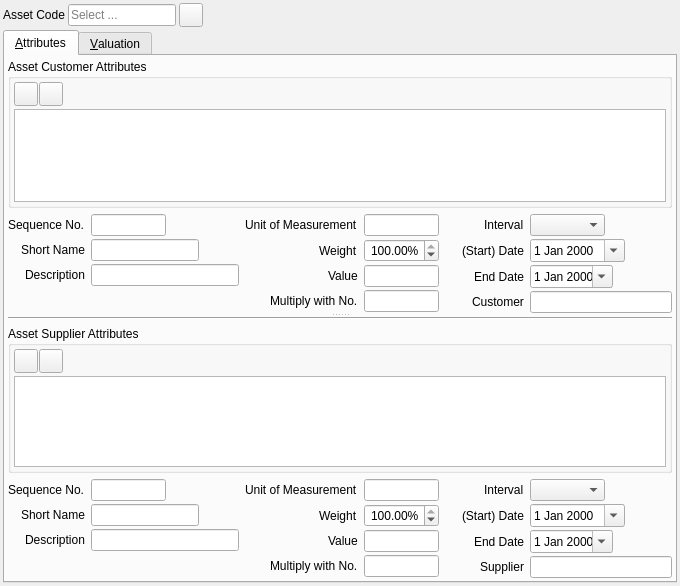
<?xml version="1.0" encoding="UTF-8"?>
<ui version="4.0">
 <class>ACC_AssetValuationWidget</class>
 <widget class="QWidget" name="ACC_AssetValuationWidget">
  <property name="geometry">
   <rect>
    <x>0</x>
    <y>0</y>
    <width>680</width>
    <height>586</height>
   </rect>
  </property>
  <property name="sizePolicy">
   <sizepolicy hsizetype="Preferred" vsizetype="Preferred">
    <horstretch>0</horstretch>
    <verstretch>0</verstretch>
   </sizepolicy>
  </property>
  <property name="minimumSize">
   <size>
    <width>680</width>
    <height>0</height>
   </size>
  </property>
  <property name="windowTitle">
   <string>Form</string>
  </property>
  <layout class="QGridLayout" name="gridLayout_5">
   <property name="leftMargin">
    <number>3</number>
   </property>
   <property name="topMargin">
    <number>3</number>
   </property>
   <property name="rightMargin">
    <number>3</number>
   </property>
   <property name="bottomMargin">
    <number>3</number>
   </property>
   <property name="spacing">
    <number>3</number>
   </property>
   <item row="0" column="0">
    <layout class="QHBoxLayout" name="horizontalLayout_14">
     <item>
      <widget class="QLabel" name="label">
       <property name="text">
        <string>Asset Code</string>
       </property>
      </widget>
     </item>
     <item>
      <widget class="QLineEdit" name="leAssetCode">
       <property name="sizePolicy">
        <sizepolicy hsizetype="Preferred" vsizetype="Fixed">
         <horstretch>0</horstretch>
         <verstretch>0</verstretch>
        </sizepolicy>
       </property>
       <property name="placeholderText">
        <string>Select ...</string>
       </property>
      </widget>
     </item>
     <item>
      <widget class="QToolButton" name="pbSave">
       <property name="minimumSize">
        <size>
         <width>24</width>
         <height>24</height>
        </size>
       </property>
       <property name="maximumSize">
        <size>
         <width>24</width>
         <height>24</height>
        </size>
       </property>
       <property name="toolTip">
        <string>Save to database</string>
       </property>
       <property name="text">
        <string/>
       </property>
       <property name="icon">
        <iconset resource="../../../db/src/gui/db.qrc">
         <normaloff>:/images/icons/database_save.png</normaloff>:/images/icons/database_save.png</iconset>
       </property>
      </widget>
     </item>
     <item>
      <spacer name="horizontalSpacer_13">
       <property name="orientation">
        <enum>Qt::Horizontal</enum>
       </property>
       <property name="sizeHint" stdset="0">
        <size>
         <width>40</width>
         <height>20</height>
        </size>
       </property>
      </spacer>
     </item>
    </layout>
   </item>
   <item row="3" column="0">
    <widget class="QTabWidget" name="tabWidget">
     <property name="currentIndex">
      <number>0</number>
     </property>
     <widget class="QWidget" name="tab">
      <attribute name="title">
       <string>&amp;Attributes</string>
      </attribute>
      <layout class="QGridLayout" name="gridLayout_3">
       <property name="leftMargin">
        <number>3</number>
       </property>
       <property name="topMargin">
        <number>3</number>
       </property>
       <property name="rightMargin">
        <number>3</number>
       </property>
       <property name="bottomMargin">
        <number>3</number>
       </property>
       <property name="spacing">
        <number>3</number>
       </property>
       <item row="0" column="0">
        <widget class="QSplitter" name="splitter">
         <property name="orientation">
          <enum>Qt::Vertical</enum>
         </property>
         <widget class="QWidget" name="layoutWidget">
          <layout class="QVBoxLayout" name="verticalLayout_2">
           <item>
            <widget class="QGroupBox" name="gbCustomerAttribute">
             <property name="sizePolicy">
              <sizepolicy hsizetype="Preferred" vsizetype="Expanding">
               <horstretch>0</horstretch>
               <verstretch>2</verstretch>
              </sizepolicy>
             </property>
             <property name="title">
              <string>Asset Customer Attributes</string>
             </property>
             <layout class="QGridLayout" name="gridLayout">
              <property name="leftMargin">
               <number>3</number>
              </property>
              <property name="topMargin">
               <number>3</number>
              </property>
              <property name="rightMargin">
               <number>3</number>
              </property>
              <property name="bottomMargin">
               <number>3</number>
              </property>
              <property name="spacing">
               <number>3</number>
              </property>
              <item row="0" column="0">
               <layout class="QHBoxLayout" name="hlAdd">
                <property name="spacing">
                 <number>1</number>
                </property>
                <item>
                 <widget class="QToolButton" name="pbAddAttrCust">
                  <property name="minimumSize">
                   <size>
                    <width>24</width>
                    <height>24</height>
                   </size>
                  </property>
                  <property name="maximumSize">
                   <size>
                    <width>24</width>
                    <height>24</height>
                   </size>
                  </property>
                  <property name="toolTip">
                   <string>Add item</string>
                  </property>
                  <property name="text">
                   <string/>
                  </property>
                  <property name="icon">
                   <iconset resource="../../../db/src/gui/db.qrc">
                    <normaloff>:/images/icons/add.png</normaloff>:/images/icons/add.png</iconset>
                  </property>
                  <property name="iconSize">
                   <size>
                    <width>16</width>
                    <height>16</height>
                   </size>
                  </property>
                 </widget>
                </item>
                <item>
                 <widget class="QToolButton" name="pbDeleteAttrCust">
                  <property name="minimumSize">
                   <size>
                    <width>24</width>
                    <height>24</height>
                   </size>
                  </property>
                  <property name="maximumSize">
                   <size>
                    <width>24</width>
                    <height>24</height>
                   </size>
                  </property>
                  <property name="toolTip">
                   <string>Delete item</string>
                  </property>
                  <property name="text">
                   <string/>
                  </property>
                  <property name="icon">
                   <iconset resource="../../../db/src/gui/db.qrc">
                    <normaloff>:/images/icons/delete.png</normaloff>:/images/icons/delete.png</iconset>
                  </property>
                  <property name="iconSize">
                   <size>
                    <width>16</width>
                    <height>16</height>
                   </size>
                  </property>
                 </widget>
                </item>
                <item>
                 <spacer name="horizontalSpacer_10">
                  <property name="orientation">
                   <enum>Qt::Horizontal</enum>
                  </property>
                  <property name="sizeType">
                   <enum>QSizePolicy::Expanding</enum>
                  </property>
                  <property name="sizeHint" stdset="0">
                   <size>
                    <width>40</width>
                    <height>20</height>
                   </size>
                  </property>
                 </spacer>
                </item>
               </layout>
              </item>
              <item row="1" column="0">
               <widget class="QTableView" name="tvAttrCust">
                <property name="sizePolicy">
                 <sizepolicy hsizetype="Expanding" vsizetype="Expanding">
                  <horstretch>0</horstretch>
                  <verstretch>2</verstretch>
                 </sizepolicy>
                </property>
                <property name="sizeIncrement">
                 <size>
                  <width>1</width>
                  <height>1</height>
                 </size>
                </property>
               </widget>
              </item>
             </layout>
            </widget>
           </item>
           <item>
            <layout class="QHBoxLayout" name="horizontalLayout_6">
             <item>
              <layout class="QFormLayout" name="formLayout">
               <property name="labelAlignment">
                <set>Qt::AlignRight|Qt::AlignTrailing|Qt::AlignVCenter</set>
               </property>
               <property name="verticalSpacing">
                <number>3</number>
               </property>
               <item row="0" column="0">
                <widget class="QLabel" name="lblSeqNoCust">
                 <property name="text">
                  <string>Sequence No.</string>
                 </property>
                </widget>
               </item>
               <item row="0" column="1">
                <layout class="QHBoxLayout" name="horizontalLayout_4">
                 <item>
                  <widget class="QLineEdit" name="leSeqNoCust">
                   <property name="minimumSize">
                    <size>
                     <width>75</width>
                     <height>0</height>
                    </size>
                   </property>
                   <property name="maximumSize">
                    <size>
                     <width>75</width>
                     <height>16777215</height>
                    </size>
                   </property>
                   <property name="alignment">
                    <set>Qt::AlignRight|Qt::AlignTrailing|Qt::AlignVCenter</set>
                   </property>
                  </widget>
                 </item>
                 <item>
                  <spacer name="horizontalSpacer">
                   <property name="orientation">
                    <enum>Qt::Horizontal</enum>
                   </property>
                   <property name="sizeHint" stdset="0">
                    <size>
                     <width>20</width>
                     <height>20</height>
                    </size>
                   </property>
                  </spacer>
                 </item>
                </layout>
               </item>
               <item row="1" column="0">
                <widget class="QLabel" name="lblShortNameCust">
                 <property name="text">
                  <string>Short Name</string>
                 </property>
                </widget>
               </item>
               <item row="1" column="1">
                <layout class="QHBoxLayout" name="horizontalLayout_5">
                 <item>
                  <widget class="QLineEdit" name="leShortNameCust">
                   <property name="sizePolicy">
                    <sizepolicy hsizetype="Expanding" vsizetype="Fixed">
                     <horstretch>0</horstretch>
                     <verstretch>0</verstretch>
                    </sizepolicy>
                   </property>
                  </widget>
                 </item>
                 <item>
                  <spacer name="horizontalSpacer_3">
                   <property name="orientation">
                    <enum>Qt::Horizontal</enum>
                   </property>
                   <property name="sizeHint" stdset="0">
                    <size>
                     <width>40</width>
                     <height>20</height>
                    </size>
                   </property>
                  </spacer>
                 </item>
                </layout>
               </item>
               <item row="2" column="0">
                <widget class="QLabel" name="lblDescriptionCust">
                 <property name="text">
                  <string>Description</string>
                 </property>
                </widget>
               </item>
               <item row="2" column="1">
                <widget class="QLineEdit" name="leDescriptionCust"/>
               </item>
               <item row="3" column="1">
                <spacer name="verticalSpacer">
                 <property name="orientation">
                  <enum>Qt::Vertical</enum>
                 </property>
                 <property name="sizeHint" stdset="0">
                  <size>
                   <width>20</width>
                   <height>18</height>
                  </size>
                 </property>
                </spacer>
               </item>
              </layout>
             </item>
             <item>
              <layout class="QFormLayout" name="formLayout_2">
               <property name="labelAlignment">
                <set>Qt::AlignRight|Qt::AlignTrailing|Qt::AlignVCenter</set>
               </property>
               <property name="verticalSpacing">
                <number>3</number>
               </property>
               <item row="0" column="0">
                <widget class="QLabel" name="lblUnitCust">
                 <property name="text">
                  <string>Unit of Measurement</string>
                 </property>
                </widget>
               </item>
               <item row="0" column="1">
                <widget class="QLineEdit" name="leUnitCust">
                 <property name="minimumSize">
                  <size>
                   <width>75</width>
                   <height>0</height>
                  </size>
                 </property>
                 <property name="maximumSize">
                  <size>
                   <width>75</width>
                   <height>16777215</height>
                  </size>
                 </property>
                </widget>
               </item>
               <item row="1" column="0">
                <widget class="QLabel" name="lblWeightCust">
                 <property name="text">
                  <string>Weight</string>
                 </property>
                </widget>
               </item>
               <item row="2" column="0">
                <widget class="QLabel" name="lblValueCust">
                 <property name="text">
                  <string>Value</string>
                 </property>
                </widget>
               </item>
               <item row="2" column="1">
                <widget class="QLineEdit" name="leValueCust">
                 <property name="minimumSize">
                  <size>
                   <width>75</width>
                   <height>0</height>
                  </size>
                 </property>
                 <property name="maximumSize">
                  <size>
                   <width>75</width>
                   <height>16777215</height>
                  </size>
                 </property>
                 <property name="alignment">
                  <set>Qt::AlignRight|Qt::AlignTrailing|Qt::AlignVCenter</set>
                 </property>
                </widget>
               </item>
               <item row="3" column="0">
                <widget class="QLabel" name="lblMultiplyWithCust">
                 <property name="text">
                  <string>Multiply with No.</string>
                 </property>
                </widget>
               </item>
               <item row="3" column="1">
                <widget class="QLineEdit" name="leMultiplyWithCust">
                 <property name="minimumSize">
                  <size>
                   <width>75</width>
                   <height>0</height>
                  </size>
                 </property>
                 <property name="maximumSize">
                  <size>
                   <width>75</width>
                   <height>16777215</height>
                  </size>
                 </property>
                 <property name="alignment">
                  <set>Qt::AlignRight|Qt::AlignTrailing|Qt::AlignVCenter</set>
                 </property>
                </widget>
               </item>
               <item row="1" column="1">
                <widget class="QDoubleSpinBox" name="sbWeightCust">
                 <property name="minimumSize">
                  <size>
                   <width>75</width>
                   <height>0</height>
                  </size>
                 </property>
                 <property name="maximumSize">
                  <size>
                   <width>75</width>
                   <height>16777215</height>
                  </size>
                 </property>
                 <property name="alignment">
                  <set>Qt::AlignRight|Qt::AlignTrailing|Qt::AlignVCenter</set>
                 </property>
                 <property name="suffix">
                  <string>%</string>
                 </property>
                 <property name="maximum">
                  <double>100.000000000000000</double>
                 </property>
                 <property name="value">
                  <double>100.000000000000000</double>
                 </property>
                </widget>
               </item>
              </layout>
             </item>
             <item>
              <layout class="QFormLayout" name="formLayout_3">
               <property name="labelAlignment">
                <set>Qt::AlignRight|Qt::AlignTrailing|Qt::AlignVCenter</set>
               </property>
               <property name="verticalSpacing">
                <number>3</number>
               </property>
               <item row="0" column="0">
                <widget class="QLabel" name="lblIntervalCust">
                 <property name="text">
                  <string>Interval</string>
                 </property>
                </widget>
               </item>
               <item row="0" column="1">
                <widget class="QComboBox" name="cbIntervalCust">
                 <property name="minimumSize">
                  <size>
                   <width>75</width>
                   <height>0</height>
                  </size>
                 </property>
                 <property name="maximumSize">
                  <size>
                   <width>75</width>
                   <height>16777215</height>
                  </size>
                 </property>
                </widget>
               </item>
               <item row="1" column="0">
                <widget class="QLabel" name="lblStartDateCust">
                 <property name="text">
                  <string>(Start) Date</string>
                 </property>
                </widget>
               </item>
               <item row="1" column="1">
                <layout class="QHBoxLayout" name="horizontalLayout_2">
                 <item>
                  <widget class="QDateEdit" name="deStartDateCust">
                   <property name="calendarPopup">
                    <bool>true</bool>
                   </property>
                  </widget>
                 </item>
                 <item>
                  <spacer name="horizontalSpacer_6">
                   <property name="orientation">
                    <enum>Qt::Horizontal</enum>
                   </property>
                   <property name="sizeHint" stdset="0">
                    <size>
                     <width>13</width>
                     <height>20</height>
                    </size>
                   </property>
                  </spacer>
                 </item>
                </layout>
               </item>
               <item row="2" column="0">
                <widget class="QLabel" name="lblEndDateCust">
                 <property name="text">
                  <string>End Date</string>
                 </property>
                </widget>
               </item>
               <item row="2" column="1">
                <layout class="QHBoxLayout" name="horizontalLayout_3">
                 <item>
                  <widget class="QDateEdit" name="deEndDateCust">
                   <property name="minimumSize">
                    <size>
                     <width>83</width>
                     <height>0</height>
                    </size>
                   </property>
                   <property name="maximumSize">
                    <size>
                     <width>83</width>
                     <height>16777215</height>
                    </size>
                   </property>
                   <property name="calendarPopup">
                    <bool>true</bool>
                   </property>
                  </widget>
                 </item>
                 <item>
                  <spacer name="horizontalSpacer_4">
                   <property name="orientation">
                    <enum>Qt::Horizontal</enum>
                   </property>
                   <property name="sizeHint" stdset="0">
                    <size>
                     <width>40</width>
                     <height>20</height>
                    </size>
                   </property>
                  </spacer>
                 </item>
                </layout>
               </item>
               <item row="3" column="0">
                <widget class="QLabel" name="lblCustomer">
                 <property name="text">
                  <string>Customer</string>
                 </property>
                </widget>
               </item>
               <item row="3" column="1">
                <widget class="RB_IdxLineEdit" name="ileCustName"/>
               </item>
              </layout>
             </item>
            </layout>
           </item>
          </layout>
         </widget>
         <widget class="QWidget" name="layoutWidget_1">
          <layout class="QVBoxLayout" name="verticalLayout">
           <item>
            <widget class="Line" name="line">
             <property name="orientation">
              <enum>Qt::Horizontal</enum>
             </property>
            </widget>
           </item>
           <item>
            <widget class="QGroupBox" name="gbSupplierAttribute">
             <property name="sizePolicy">
              <sizepolicy hsizetype="Preferred" vsizetype="Expanding">
               <horstretch>0</horstretch>
               <verstretch>1</verstretch>
              </sizepolicy>
             </property>
             <property name="minimumSize">
              <size>
               <width>0</width>
               <height>0</height>
              </size>
             </property>
             <property name="title">
              <string>Asset Supplier Attributes</string>
             </property>
             <layout class="QGridLayout" name="gridLayout_2">
              <property name="leftMargin">
               <number>3</number>
              </property>
              <property name="topMargin">
               <number>3</number>
              </property>
              <property name="rightMargin">
               <number>3</number>
              </property>
              <property name="bottomMargin">
               <number>3</number>
              </property>
              <property name="spacing">
               <number>3</number>
              </property>
              <item row="0" column="0">
               <layout class="QHBoxLayout" name="hlAdd_2">
                <property name="spacing">
                 <number>1</number>
                </property>
                <item>
                 <widget class="QToolButton" name="pbAddAttrSuppl">
                  <property name="minimumSize">
                   <size>
                    <width>24</width>
                    <height>24</height>
                   </size>
                  </property>
                  <property name="maximumSize">
                   <size>
                    <width>24</width>
                    <height>24</height>
                   </size>
                  </property>
                  <property name="toolTip">
                   <string>Add item</string>
                  </property>
                  <property name="text">
                   <string/>
                  </property>
                  <property name="icon">
                   <iconset resource="../../../db/src/gui/db.qrc">
                    <normaloff>:/images/icons/add.png</normaloff>:/images/icons/add.png</iconset>
                  </property>
                  <property name="iconSize">
                   <size>
                    <width>16</width>
                    <height>16</height>
                   </size>
                  </property>
                 </widget>
                </item>
                <item>
                 <widget class="QToolButton" name="pbDeleteAttrSuppl">
                  <property name="minimumSize">
                   <size>
                    <width>24</width>
                    <height>24</height>
                   </size>
                  </property>
                  <property name="maximumSize">
                   <size>
                    <width>24</width>
                    <height>24</height>
                   </size>
                  </property>
                  <property name="toolTip">
                   <string>Delete item</string>
                  </property>
                  <property name="text">
                   <string/>
                  </property>
                  <property name="icon">
                   <iconset resource="../../../db/src/gui/db.qrc">
                    <normaloff>:/images/icons/delete.png</normaloff>:/images/icons/delete.png</iconset>
                  </property>
                  <property name="iconSize">
                   <size>
                    <width>16</width>
                    <height>16</height>
                   </size>
                  </property>
                 </widget>
                </item>
                <item>
                 <spacer name="horizontalSpacer_9">
                  <property name="orientation">
                   <enum>Qt::Horizontal</enum>
                  </property>
                  <property name="sizeHint" stdset="0">
                   <size>
                    <width>40</width>
                    <height>20</height>
                   </size>
                  </property>
                 </spacer>
                </item>
               </layout>
              </item>
              <item row="1" column="0">
               <widget class="QTableView" name="tvAttrSuppl">
                <property name="sizePolicy">
                 <sizepolicy hsizetype="Expanding" vsizetype="Expanding">
                  <horstretch>0</horstretch>
                  <verstretch>1</verstretch>
                 </sizepolicy>
                </property>
                <property name="sizeIncrement">
                 <size>
                  <width>1</width>
                  <height>1</height>
                 </size>
                </property>
               </widget>
              </item>
             </layout>
            </widget>
           </item>
           <item>
            <layout class="QHBoxLayout" name="horizontalLayout_7">
             <item>
              <layout class="QFormLayout" name="formLayout_4">
               <property name="labelAlignment">
                <set>Qt::AlignRight|Qt::AlignTrailing|Qt::AlignVCenter</set>
               </property>
               <property name="verticalSpacing">
                <number>3</number>
               </property>
               <item row="0" column="0">
                <widget class="QLabel" name="lblSeqNoSuppl">
                 <property name="text">
                  <string>Sequence No.</string>
                 </property>
                </widget>
               </item>
               <item row="0" column="1">
                <layout class="QHBoxLayout" name="horizontalLayout_8">
                 <item>
                  <widget class="QLineEdit" name="leSeqNoSuppl">
                   <property name="minimumSize">
                    <size>
                     <width>75</width>
                     <height>0</height>
                    </size>
                   </property>
                   <property name="maximumSize">
                    <size>
                     <width>75</width>
                     <height>16777215</height>
                    </size>
                   </property>
                   <property name="alignment">
                    <set>Qt::AlignRight|Qt::AlignTrailing|Qt::AlignVCenter</set>
                   </property>
                  </widget>
                 </item>
                 <item>
                  <spacer name="horizontalSpacer_2">
                   <property name="orientation">
                    <enum>Qt::Horizontal</enum>
                   </property>
                   <property name="sizeHint" stdset="0">
                    <size>
                     <width>20</width>
                     <height>20</height>
                    </size>
                   </property>
                  </spacer>
                 </item>
                </layout>
               </item>
               <item row="1" column="0">
                <widget class="QLabel" name="lblShortNameSuppl">
                 <property name="text">
                  <string>Short Name</string>
                 </property>
                </widget>
               </item>
               <item row="1" column="1">
                <layout class="QHBoxLayout" name="horizontalLayout_9">
                 <item>
                  <widget class="QLineEdit" name="leShortNameSuppl">
                   <property name="sizePolicy">
                    <sizepolicy hsizetype="Expanding" vsizetype="Fixed">
                     <horstretch>0</horstretch>
                     <verstretch>0</verstretch>
                    </sizepolicy>
                   </property>
                  </widget>
                 </item>
                 <item>
                  <spacer name="horizontalSpacer_5">
                   <property name="orientation">
                    <enum>Qt::Horizontal</enum>
                   </property>
                   <property name="sizeHint" stdset="0">
                    <size>
                     <width>40</width>
                     <height>20</height>
                    </size>
                   </property>
                  </spacer>
                 </item>
                </layout>
               </item>
               <item row="2" column="0">
                <widget class="QLabel" name="lblDescriptionSuppl">
                 <property name="text">
                  <string>Description</string>
                 </property>
                </widget>
               </item>
               <item row="2" column="1">
                <widget class="QLineEdit" name="leDescriptionSuppl"/>
               </item>
               <item row="3" column="1">
                <spacer name="verticalSpacer_2">
                 <property name="orientation">
                  <enum>Qt::Vertical</enum>
                 </property>
                 <property name="sizeHint" stdset="0">
                  <size>
                   <width>20</width>
                   <height>18</height>
                  </size>
                 </property>
                </spacer>
               </item>
              </layout>
             </item>
             <item>
              <layout class="QFormLayout" name="formLayout_5">
               <property name="fieldGrowthPolicy">
                <enum>QFormLayout::AllNonFixedFieldsGrow</enum>
               </property>
               <property name="labelAlignment">
                <set>Qt::AlignRight|Qt::AlignTrailing|Qt::AlignVCenter</set>
               </property>
               <property name="verticalSpacing">
                <number>3</number>
               </property>
               <item row="0" column="0">
                <widget class="QLabel" name="lblUnitSuppl">
                 <property name="text">
                  <string>Unit of Measurement</string>
                 </property>
                </widget>
               </item>
               <item row="0" column="1">
                <widget class="QLineEdit" name="leUnitSuppl">
                 <property name="minimumSize">
                  <size>
                   <width>75</width>
                   <height>0</height>
                  </size>
                 </property>
                 <property name="maximumSize">
                  <size>
                   <width>75</width>
                   <height>16777215</height>
                  </size>
                 </property>
                </widget>
               </item>
               <item row="1" column="0">
                <widget class="QLabel" name="lblWeightSuppl">
                 <property name="text">
                  <string>Weight</string>
                 </property>
                </widget>
               </item>
               <item row="2" column="0">
                <widget class="QLabel" name="lblValueSuppl">
                 <property name="text">
                  <string>Value</string>
                 </property>
                </widget>
               </item>
               <item row="2" column="1">
                <widget class="QLineEdit" name="leValueSuppl">
                 <property name="minimumSize">
                  <size>
                   <width>75</width>
                   <height>0</height>
                  </size>
                 </property>
                 <property name="maximumSize">
                  <size>
                   <width>75</width>
                   <height>16777215</height>
                  </size>
                 </property>
                 <property name="alignment">
                  <set>Qt::AlignRight|Qt::AlignTrailing|Qt::AlignVCenter</set>
                 </property>
                </widget>
               </item>
               <item row="3" column="0">
                <widget class="QLabel" name="lblMultiplyWithSuppl">
                 <property name="text">
                  <string>Multiply with No.</string>
                 </property>
                </widget>
               </item>
               <item row="3" column="1">
                <widget class="QLineEdit" name="leMultiplyWithSuppl">
                 <property name="minimumSize">
                  <size>
                   <width>75</width>
                   <height>0</height>
                  </size>
                 </property>
                 <property name="maximumSize">
                  <size>
                   <width>75</width>
                   <height>16777215</height>
                  </size>
                 </property>
                 <property name="alignment">
                  <set>Qt::AlignRight|Qt::AlignTrailing|Qt::AlignVCenter</set>
                 </property>
                </widget>
               </item>
               <item row="1" column="1">
                <widget class="QDoubleSpinBox" name="sbWeightSuppl">
                 <property name="minimumSize">
                  <size>
                   <width>75</width>
                   <height>0</height>
                  </size>
                 </property>
                 <property name="maximumSize">
                  <size>
                   <width>75</width>
                   <height>16777215</height>
                  </size>
                 </property>
                 <property name="alignment">
                  <set>Qt::AlignRight|Qt::AlignTrailing|Qt::AlignVCenter</set>
                 </property>
                 <property name="suffix">
                  <string>%</string>
                 </property>
                 <property name="maximum">
                  <double>100.000000000000000</double>
                 </property>
                 <property name="value">
                  <double>100.000000000000000</double>
                 </property>
                </widget>
               </item>
              </layout>
             </item>
             <item>
              <layout class="QFormLayout" name="formLayout_6">
               <property name="labelAlignment">
                <set>Qt::AlignRight|Qt::AlignTrailing|Qt::AlignVCenter</set>
               </property>
               <property name="verticalSpacing">
                <number>3</number>
               </property>
               <item row="0" column="0">
                <widget class="QLabel" name="lblIntervalCust_2">
                 <property name="text">
                  <string>Interval</string>
                 </property>
                </widget>
               </item>
               <item row="0" column="1">
                <widget class="QComboBox" name="cbIntervalSuppl">
                 <property name="minimumSize">
                  <size>
                   <width>75</width>
                   <height>0</height>
                  </size>
                 </property>
                 <property name="maximumSize">
                  <size>
                   <width>75</width>
                   <height>16777215</height>
                  </size>
                 </property>
                </widget>
               </item>
               <item row="1" column="0">
                <widget class="QLabel" name="lblStartDateSuppl">
                 <property name="text">
                  <string>(Start) Date</string>
                 </property>
                </widget>
               </item>
               <item row="1" column="1">
                <layout class="QHBoxLayout" name="horizontalLayout_10">
                 <item>
                  <widget class="QDateEdit" name="deStartDateSuppl">
                   <property name="calendarPopup">
                    <bool>true</bool>
                   </property>
                  </widget>
                 </item>
                 <item>
                  <spacer name="horizontalSpacer_7">
                   <property name="orientation">
                    <enum>Qt::Horizontal</enum>
                   </property>
                   <property name="sizeHint" stdset="0">
                    <size>
                     <width>13</width>
                     <height>20</height>
                    </size>
                   </property>
                  </spacer>
                 </item>
                </layout>
               </item>
               <item row="2" column="0">
                <widget class="QLabel" name="lblEndDateSuppl">
                 <property name="text">
                  <string>End Date</string>
                 </property>
                </widget>
               </item>
               <item row="2" column="1">
                <layout class="QHBoxLayout" name="horizontalLayout_11">
                 <item>
                  <widget class="QDateEdit" name="deEndDateSuppl">
                   <property name="minimumSize">
                    <size>
                     <width>83</width>
                     <height>0</height>
                    </size>
                   </property>
                   <property name="maximumSize">
                    <size>
                     <width>83</width>
                     <height>16777215</height>
                    </size>
                   </property>
                   <property name="calendarPopup">
                    <bool>true</bool>
                   </property>
                  </widget>
                 </item>
                 <item>
                  <spacer name="horizontalSpacer_8">
                   <property name="orientation">
                    <enum>Qt::Horizontal</enum>
                   </property>
                   <property name="sizeHint" stdset="0">
                    <size>
                     <width>40</width>
                     <height>20</height>
                    </size>
                   </property>
                  </spacer>
                 </item>
                </layout>
               </item>
               <item row="3" column="0">
                <widget class="QLabel" name="lblSupplier">
                 <property name="text">
                  <string>Supplier</string>
                 </property>
                </widget>
               </item>
               <item row="3" column="1">
                <widget class="RB_IdxLineEdit" name="ileSupplName"/>
               </item>
              </layout>
             </item>
            </layout>
           </item>
          </layout>
         </widget>
        </widget>
       </item>
      </layout>
     </widget>
     <widget class="QWidget" name="tab_2">
      <attribute name="title">
       <string>&amp;Valuation</string>
      </attribute>
      <layout class="QGridLayout" name="gridLayout_4">
       <property name="leftMargin">
        <number>1</number>
       </property>
       <property name="topMargin">
        <number>1</number>
       </property>
       <property name="rightMargin">
        <number>1</number>
       </property>
       <property name="bottomMargin">
        <number>1</number>
       </property>
       <property name="spacing">
        <number>1</number>
       </property>
       <item row="0" column="0">
        <layout class="QHBoxLayout" name="horizontalLayout_13">
         <item>
          <widget class="QLabel" name="lblValuationDate">
           <property name="text">
            <string>Valuation Date</string>
           </property>
          </widget>
         </item>
         <item>
          <widget class="QComboBox" name="cbValuationDate">
           <property name="minimumSize">
            <size>
             <width>100</width>
             <height>0</height>
            </size>
           </property>
          </widget>
         </item>
         <item>
          <widget class="QLabel" name="label_2">
           <property name="text">
            <string>Bank Lending/Discount Rate</string>
           </property>
          </widget>
         </item>
         <item>
          <widget class="QDoubleSpinBox" name="sbDiscountRate">
           <property name="minimumSize">
            <size>
             <width>75</width>
             <height>0</height>
            </size>
           </property>
           <property name="alignment">
            <set>Qt::AlignRight|Qt::AlignTrailing|Qt::AlignVCenter</set>
           </property>
           <property name="suffix">
            <string>%</string>
           </property>
          </widget>
         </item>
         <item>
          <widget class="QToolButton" name="pbRefresh">
           <property name="minimumSize">
            <size>
             <width>24</width>
             <height>24</height>
            </size>
           </property>
           <property name="maximumSize">
            <size>
             <width>24</width>
             <height>24</height>
            </size>
           </property>
           <property name="toolTip">
            <string>Click to refresh the report</string>
           </property>
           <property name="text">
            <string/>
           </property>
           <property name="icon">
            <iconset resource="../../../db/src/gui/db.qrc">
             <normaloff>:/images/icons/arrow_refresh.png</normaloff>:/images/icons/arrow_refresh.png</iconset>
           </property>
          </widget>
         </item>
         <item>
          <spacer name="horizontalSpacer_11">
           <property name="orientation">
            <enum>Qt::Horizontal</enum>
           </property>
           <property name="sizeHint" stdset="0">
            <size>
             <width>40</width>
             <height>20</height>
            </size>
           </property>
          </spacer>
         </item>
        </layout>
       </item>
       <item row="1" column="0">
        <widget class="QTextEdit" name="teValuation"/>
       </item>
      </layout>
     </widget>
    </widget>
   </item>
  </layout>
 </widget>
 <customwidgets>
  <customwidget>
   <class>RB_IdxLineEdit</class>
   <extends>QLineEdit</extends>
   <header>rb_idxlineedit.h</header>
  </customwidget>
 </customwidgets>
 <tabstops>
  <tabstop>tvAttrCust</tabstop>
  <tabstop>pbAddAttrCust</tabstop>
  <tabstop>pbDeleteAttrCust</tabstop>
  <tabstop>leSeqNoCust</tabstop>
  <tabstop>leShortNameCust</tabstop>
  <tabstop>leDescriptionCust</tabstop>
  <tabstop>leUnitCust</tabstop>
  <tabstop>sbWeightCust</tabstop>
  <tabstop>leValueCust</tabstop>
  <tabstop>leMultiplyWithCust</tabstop>
  <tabstop>cbIntervalCust</tabstop>
  <tabstop>deStartDateCust</tabstop>
  <tabstop>deEndDateCust</tabstop>
  <tabstop>ileCustName</tabstop>
  <tabstop>pbAddAttrSuppl</tabstop>
  <tabstop>pbDeleteAttrSuppl</tabstop>
  <tabstop>tvAttrSuppl</tabstop>
  <tabstop>leSeqNoSuppl</tabstop>
  <tabstop>leShortNameSuppl</tabstop>
  <tabstop>leDescriptionSuppl</tabstop>
  <tabstop>leUnitSuppl</tabstop>
  <tabstop>sbWeightSuppl</tabstop>
  <tabstop>leValueSuppl</tabstop>
  <tabstop>leMultiplyWithSuppl</tabstop>
  <tabstop>cbIntervalSuppl</tabstop>
  <tabstop>deStartDateSuppl</tabstop>
  <tabstop>deEndDateSuppl</tabstop>
  <tabstop>ileSupplName</tabstop>
  <tabstop>leAssetCode</tabstop>
  <tabstop>pbSave</tabstop>
  <tabstop>cbValuationDate</tabstop>
  <tabstop>sbDiscountRate</tabstop>
  <tabstop>pbRefresh</tabstop>
  <tabstop>teValuation</tabstop>
  <tabstop>tabWidget</tabstop>
 </tabstops>
 <resources>
  <include location="../../../db/src/gui/db.qrc"/>
 </resources>
 <connections/>
</ui>
